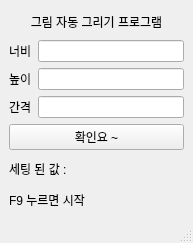
<?xml version="1.0" encoding="UTF-8"?>
<ui version="4.0">
 <class>MainWindow</class>
 <widget class="QMainWindow" name="MainWindow">
  <property name="geometry">
   <rect>
    <x>0</x>
    <y>0</y>
    <width>193</width>
    <height>243</height>
   </rect>
  </property>
  <property name="windowTitle">
   <string>draw_helper_2</string>
  </property>
  <widget class="QWidget" name="centralwidget">
   <layout class="QGridLayout" name="gridLayout">
    <item row="0" column="0">
     <layout class="QVBoxLayout" name="verticalLayout">
      <item>
       <widget class="QLabel" name="label">
        <property name="text">
         <string>그림 자동 그리기 프로그램</string>
        </property>
        <property name="alignment">
         <set>Qt::AlignCenter</set>
        </property>
       </widget>
      </item>
      <item>
       <layout class="QHBoxLayout" name="horizontalLayout">
        <item>
         <widget class="QLabel" name="label_width">
          <property name="text">
           <string>너비</string>
          </property>
         </widget>
        </item>
        <item>
         <widget class="QLineEdit" name="lineEdit_width"/>
        </item>
       </layout>
      </item>
      <item>
       <layout class="QHBoxLayout" name="horizontalLayout_2">
        <item>
         <widget class="QLabel" name="label_height">
          <property name="text">
           <string>높이</string>
          </property>
         </widget>
        </item>
        <item>
         <widget class="QLineEdit" name="lineEdit_height"/>
        </item>
       </layout>
      </item>
      <item>
       <layout class="QHBoxLayout" name="horizontalLayout_3">
        <item>
         <widget class="QLabel" name="label_range">
          <property name="text">
           <string>간격</string>
          </property>
         </widget>
        </item>
        <item>
         <widget class="QLineEdit" name="lineEdit_range"/>
        </item>
       </layout>
      </item>
      <item>
       <widget class="QPushButton" name="btn_ok">
        <property name="text">
         <string>확인요 ~</string>
        </property>
       </widget>
      </item>
      <item>
       <widget class="QLabel" name="label_set_info">
        <property name="text">
         <string>세팅 된 값 : </string>
        </property>
       </widget>
      </item>
      <item>
       <widget class="QLabel" name="label_info">
        <property name="text">
         <string>F9 누르면 시작</string>
        </property>
       </widget>
      </item>
     </layout>
    </item>
   </layout>
  </widget>
  <widget class="QMenuBar" name="menubar">
   <property name="geometry">
    <rect>
     <x>0</x>
     <y>0</y>
     <width>193</width>
     <height>22</height>
    </rect>
   </property>
  </widget>
  <widget class="QStatusBar" name="statusbar"/>
 </widget>
 <resources/>
 <connections/>
</ui>
